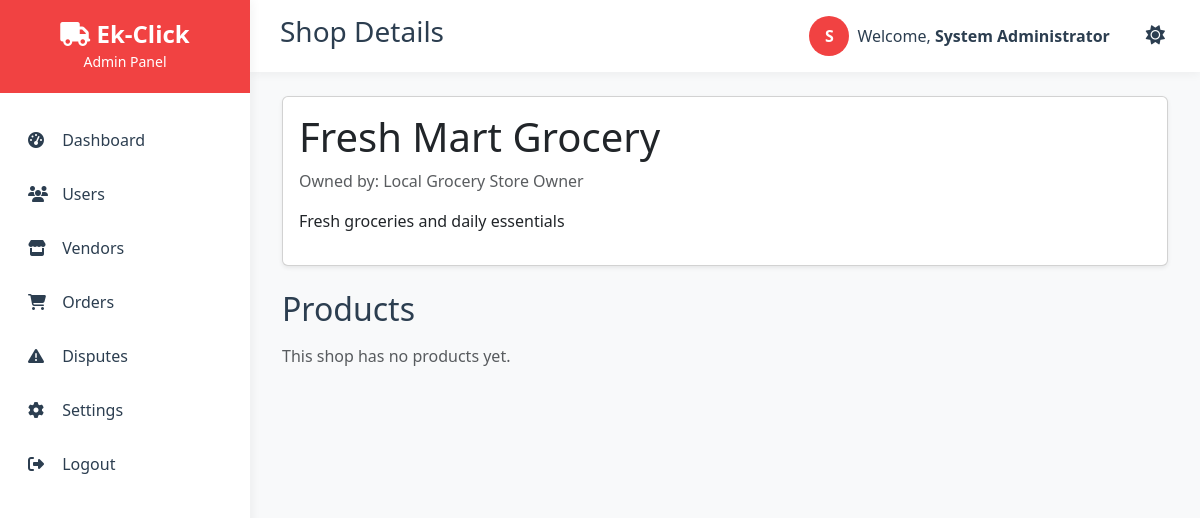
The app's page /customer/vendor-details.php?id=1 (signed in) with its own data.
### tables this page shows
CREATE TABLE IF NOT EXISTS vendors (
    id INT AUTO_INCREMENT PRIMARY KEY,
    user_id INT NOT NULL,
    shop_name VARCHAR(100) NOT NULL,
    owner_name VARCHAR(100),
    email VARCHAR(100),
    phone VARCHAR(20),
    shop_description TEXT,
    description TEXT,
    category VARCHAR(50) NOT NULL,
    cuisine_type VARCHAR(50),
    business_type VARCHAR(50),
    address TEXT NOT NULL,
    city VARCHAR(50) NOT NULL,
    state VARCHAR(50),
    zip_code VARCHAR(20),
    map_link TEXT,
    latitude DECIMAL(10, 8),
    longitude DECIMAL(11, 8),
    logo VARCHAR(255),
    is_open BOOLEAN DEFAULT TRUE,
    status ENUM('pending', 'active', 'suspended', 'rejected') DEFAULT 'pending',
    rating DECIMAL(3,2) DEFAULT 0,
    total_reviews INT DEFAULT 0,
    delivery_fee DECIMAL(10,2) DEFAULT 0,
    min_order_amount DECIMAL(10,2) DEFAULT 0,
    delivery_radius DECIMAL(5,2) DEFAULT 5.0,
    estimated_delivery_time INT DEFAULT 30,
    free_delivery_threshold DECIMAL(10,2) DEFAULT 25.00,
    tax_rate DECIMAL(5,2) DEFAULT 8.25,
    payment_methods TEXT,
    operating_hours TEXT,
    accepts_custom_orders BOOLEAN DEFAULT TRUE,
    fee_status ENUM('pending', 'paid', 'failed') DEFAULT 'pending',
    created_at TIMESTAMP DEFAULT CURRENT_TIMESTAMP,
    updated_at TIMESTAMP DEFAULT CURRENT_TIMESTAMP ON UPDATE CURRENT_TIMESTAMP,
    FOREIGN KEY (user_id) REFERENCES users(id) ON DELETE CASCADE
);

CREATE TABLE IF NOT EXISTS users (
    id INT AUTO_INCREMENT PRIMARY KEY,
    username VARCHAR(50) UNIQUE NOT NULL,
    password VARCHAR(255) NOT NULL,
    email VARCHAR(100) UNIQUE NOT NULL,
    full_name VARCHAR(100) NOT NULL,
    phone VARCHAR(20) NOT NULL,
    date_of_birth DATE,
    role ENUM('admin', 'vendor', 'delivery', 'user') DEFAULT 'user',
    is_active BOOLEAN DEFAULT TRUE,
    address TEXT,
    city VARCHAR(50),
    map_link TEXT,
    referral_code VARCHAR(20) UNIQUE,
    referred_by INT,
    created_at TIMESTAMP DEFAULT CURRENT_TIMESTAMP,
    FOREIGN KEY (referred_by) REFERENCES users(id) ON DELETE SET NULL
);

### customer/vendor-details.php (the view, shortened to what this page needs)
<?php
require_once '../config.php';
$vendor_id = (int)$_GET['id'];
$stmt = $pdo->prepare("SELECT v.*, u.full_name FROM vendors v JOIN users u ON v.user_id = u.id WHERE v.id = ?");
$stmt->execute([$vendor_id]);
$vendor = $stmt->fetch();
$stmt = $pdo->prepare("SELECT * FROM products WHERE vendor_id = ? AND is_active = 1");
$stmt->execute([$vendor_id]);
$products = $stmt->fetchAll();
require_once '../includes/header.php';
?>
<div class="container mt-4">
    <div class="row">
        <div class="col-12">
            <div class="card shadow-sm">
                <div class="card-body">
                    <h1 class="card-title"><?php echo htmlspecialchars($vendor['shop_name']); ?></h1>
                    <p class="text-muted">Owned by: <?php echo htmlspecialchars($vendor['full_name']); ?></p>
                    <p><?php echo htmlspecialchars($vendor['description']); ?></p>
                </div>
            </div>
        </div>
    </div>
    <div class="row mt-4">
        <div class="col-12">
            <h2 class="mb-3">Products</h2>
            <div class="row g-4">
                <?php if (count($products) > 0): ?>
                    <?php foreach ($products as $product): ?>
                        <div class="col-md-4">
                            <div class="card h-100 shadow-sm">
                                <?php if ($product['image']): ?>
                                    <img src="../uploads/<?php echo $product['image']; ?>" class="card-img-top" alt="<?php echo htmlspecialchars($product['name']); ?>" style="height: 200px; object-fit: cover;">
                                <?php endif; ?>
                                <div class="card-body">
                                    <h5 class="card-title"><?php echo htmlspecialchars($product['name']); ?></h5>
                                    <p class="card-text"><?php echo htmlspecialchars($product['description']); ?></p>
                                    <p class="card-text"><strong>Price:</strong> $<?php echo number_format($product['price'], 2); ?></p>
                                    <button class="btn btn-primary-custom" onclick="addToCart(<?php echo $product['id']; ?>)">
                                        <i class="fas fa-cart-plus"></i> Add to Cart
                                    </button>
                                </div>
                            </div>
                        </div>
                    <?php endforeach; ?>
                <?php else: ?>
                    <div class="col-12">
                        <p class="text-muted">This shop has no products yet.</p>
                    </div>
                <?php endif; ?>
            </div>
        </div>
    </div>
</div>

### includes/header.php (style rules this page uses)
:root { --primary-color: #f14242ff; --secondary-color: #4ECDC4; --dark-color: #2C3E50; --light-bg: #F8F9FA; --text-color: #2C3E50; --bg-color: #F8F9FA; --card-bg: #FFFFFF; --border-color: #E9ECEF; --shadow-color: rgba(0,0,0,0.05); --hover-bg: #F8F9FA; }
body { font-family: 'Segoe UI', Tahoma, Geneva, Verdana, sans-serif; background: var(--bg-color); color: var(--text-color); transition: background-color 0.3s ease, color 0.3s ease; }

### records on screen
vendors: shop_name "Fresh Mart Grocery", user.full_name "Local Grocery Store Owner", description "Fresh groceries and daily essentials"

### other values on screen
$user_role "Admin"
$page_title "Shop Details"
substr($full_name, 0, 1) "S"
$full_name "System Administrator"
